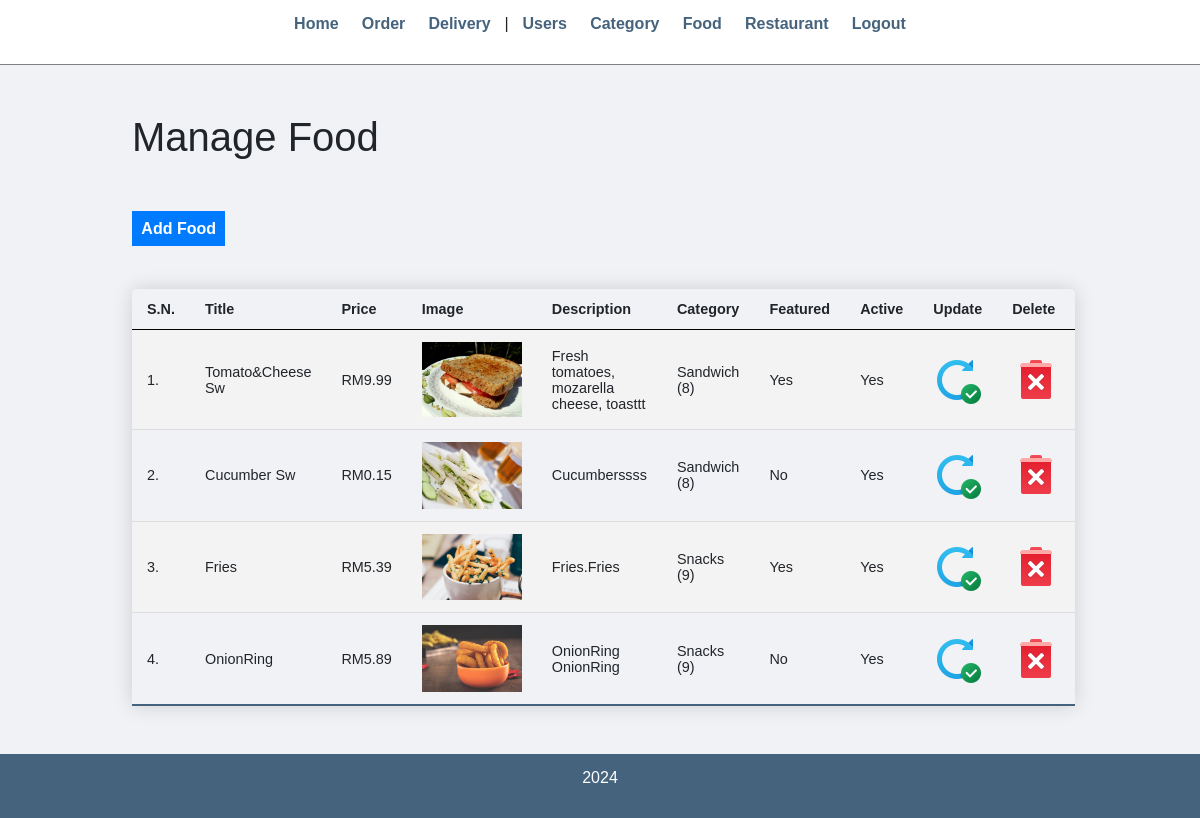
The app's page /admin/manage-food.php (signed in) with its own data.
### tables this page shows
CREATE TABLE `item` (
  `item_id` int(11) NOT NULL,
  `item_name` varchar(255) NOT NULL,
  `item_price` decimal(10,2) NOT NULL,
  `item_image` varchar(255) NOT NULL,
  `item_desc` text DEFAULT NULL,
  `category_id` int(11) NOT NULL,
  `item_featured` varchar(10) NOT NULL,
  `item_active` varchar(10) NOT NULL
);

CREATE TABLE `category` (
  `category_id` int(11) NOT NULL,
  `category_image` varchar(255) NOT NULL,
  `category_name` varchar(255) NOT NULL,
  `category_featured` varchar(10) NOT NULL,
  `category_active` varchar(10) NOT NULL
);

### admin/manage-food.php (the view, shortened to what this page needs)
<?php require('partials/menu.php'); ?>
<div class="main-content">
    <div class="wrapper">
        <h1>Manage Food</h1>
        <br /><br />
                <a href="<?php echo SITEURL; ?>admin/add-food.php" class="btn-primary">Add Food</a>
                <br /><br /><br />
                <table class="content-table" >
                    <tr>
                        <th>S.N.</th>
                        <th>Title</th>
                        <th>Price</th>
                        <th>Image</th>
                        <th>Description</th>
                        <th>Category</th>
                        <th>Featured</th>
                        <th>Active</th>
                        <th>Update</th>
                        <th>Delete</th>
                    </tr>
                    <?php
                        $sql = "SELECT * FROM item LEFT JOIN category ON item.category_id = category.category_id";
                        $res = mysqli_query($conn, $sql);
                        $count = mysqli_num_rows($res);
                        $sn=1;
                        if($count>0)
                        {
                            while($row=mysqli_fetch_assoc($res))
                            {
                                $id = $row['item_id'];
                                $title = $row['item_name'];
                                $price = $row['item_price'];
                                $image_name = $row['item_image'];
                                $description = $row['item_desc'];
                                $category = $row['category_name'] . " (" . $row['category_id'] . ")";
                                $featured = $row['item_featured'];
                                $active = $row['item_active'];
                                ?>
                                <tr>
                                    <td><?php echo $sn++; ?>. </td>
                                    <td><?php echo $title; ?></td>
                                    <td>RM<?php echo $price; ?></td>
                                    <td>
                                        <?php
                                            if($image_name=="")
                                            {
                                                echo "<div class='error'>Image not Added.</div>";
                                            }
                                            else
                                            {
                                                ?>
                                                <img src="<?php echo SITEURL; ?>images/food/<?php echo $image_name; ?>" width="100px">
                                                <?php
                                            }
                                        ?>
                                    </td>
                                    <td><?php echo $description; ?></td>
                                    <td><?php echo $category; ?></td>
                                    <td><?php echo $featured; ?></td>
                                    <td><?php echo $active; ?></td>
                                    <td>
                                        <a href="<?php echo SITEURL; ?>admin/update-food.php?id=<?php echo $id; ?>"><image src="../images/icons/update.png"></a>
                                    </td>
                                    <td>
                                    <a href="<?php echo SITEURL; ?>admin/delete-food.php?id=<?php echo $id; ?>&image_name=<?php echo $image_name; ?>" ><image src="../images/icons/delete.png"/></a>
                                    </td>
                                </tr>
                                <?php
                            }
                        }
                        else
                        {
                            echo "<tr> <td colspan='7' class='error'> Food not Added Yet. </td> </tr>";
                        }
                    ?>
                </table>
    </div>
</div>
<?php include('partials/footer.php'); ?>

### css/admin.css (style rules this page uses)
* { margin: 0; padding: 0; font-family: Arial, Helvetica, sans-serif; }
.wrapper { padding: 1%; width: 80%; margin: 0 auto; }
table tr th { border-bottom: 1px solid black; padding: 1%; text-align: left; }
table tr td { padding: 1%; }
.btn-primary { background-color: #1e90ff; padding: 1%; color: white; text-decoration: none; font-weight: bold; }
.main-content { background-color: #f1f2f6; padding: 3% 0; }
.content-table { border-collapse: collapse; font-size: 0.9em; min-width: 800px; border-radius: 5px 5px 0 0; overflow: hidden; box-shadow: 0 0 20px rgba(0, 0, 0, 0.15); }
.content-table th, .content-table td { padding: 12px 15px; }
.content-table tbody tr { border-bottom: 1px solid #dddddd; }
.content-table tbody tr:nth-of-type(even) { background-color: #f3f3f3; }
.content-table tbody tr:last-of-type { border-bottom: 2px solid #45637d; }

### records on screen
item: item_name "Tomato&Cheese Sw", item_price "9.99", item_image (picture), item_desc "Fresh tomatoes, mozarella cheese, toasttt", category.category_id "Sandwich (8)", item_featured "Yes", item_active "Yes"
item: item_name "Cucumber Sw", item_price "0.15", item_image (picture), item_desc "Cucumberssss", category.category_id "Sandwich (8)", item_featured "No", item_active "Yes"
item: item_name "Fries", item_price "5.39", item_image (picture), item_desc "Fries.Fries", category.category_id "Snacks (9)", item_featured "Yes", item_active "Yes"
item: item_name "OnionRing", item_price "5.89", item_image (picture), item_desc "OnionRing OnionRing", category.category_id "Snacks (9)", item_featured "No", item_active "Yes"
